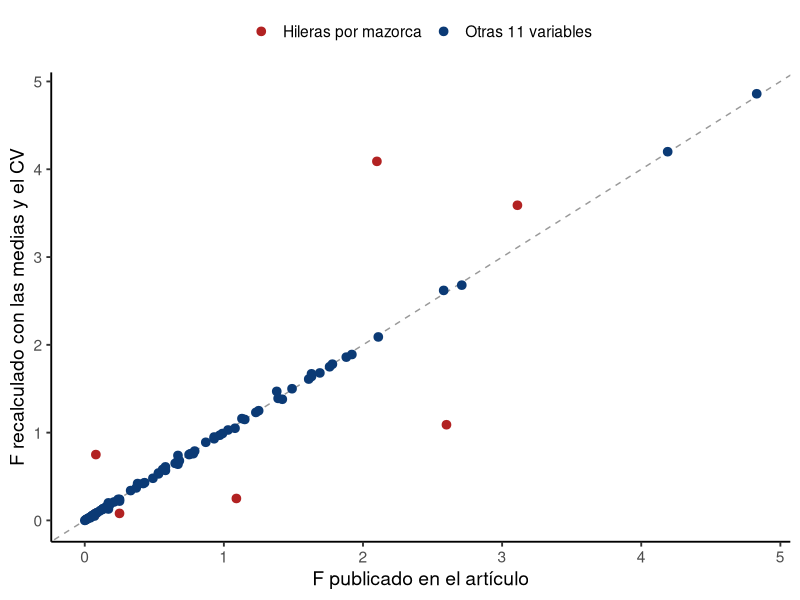
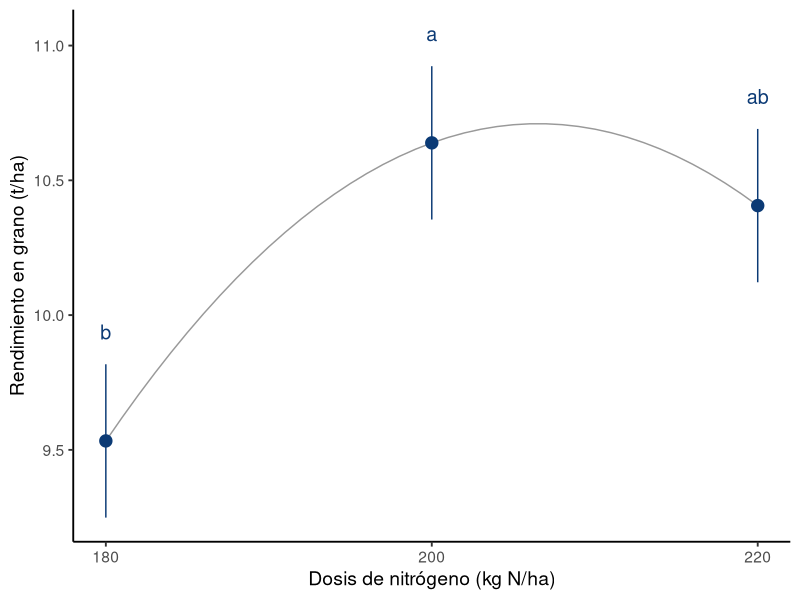

Generate these figures, in order, with R:
## ---- chunk 1
library(ggplot2)
library(knitr)

medias <- read.csv("data/maiz_medias.csv")
tabla1 <- read.csv("data/tabla1_articulo.csv")

medias$D <- factor(medias$densidad_pl_ha)
medias$N <- factor(medias$nitrogeno_kg_ha)
medias$F <- factor(medias$fraccionamiento)

variables <- names(medias)[5:16]
r   <- 4    # bloques
gle <- 33   # grados de libertad del error: (12 - 1) x (4 - 1)
azul <- "#0B3A75"
## ---- chunk 2
reconstruir <- function(y) {
  m <- lm(medias[[y]] ~ D * N * F, data = medias, weights = rep(r, 12),
          contrasts = list(D = contr.sum, N = contr.sum, F = contr.sum))
  a   <- anova(m)[1:7, ]
  cv  <- tabla1[tabla1$fuente == "CV_pct", y]
  cme <- (cv / 100 * mean(medias[[y]]))^2
  Fr  <- a$"Mean Sq" / cme
  data.frame(variable = y,
             fuente = tabla1$fuente[1:7],
             gl = a$Df,
             F_articulo = tabla1[1:7, y],
             F_recalculado = round(Fr, 2),
             p_recalculado = round(pf(Fr, a$Df, gle, lower.tail = FALSE), 4))
}

rec <- do.call(rbind, lapply(variables, reconstruir))
## ---- chunk 3
#| fig-cap: "Cada punto es un valor F (12 variables × 7 fuentes = 84). Sobre la diagonal, el F recalculado es igual al publicado."
rec$hileras <- ifelse(rec$variable == "hileras_mazorca", "Hileras por mazorca", "Otras 11 variables")

ggplot(rec, aes(F_articulo, F_recalculado, colour = hileras)) +
  geom_abline(linetype = 2, colour = "grey60") +
  geom_point(size = 2.6) +
  scale_colour_manual(values = c("Hileras por mazorca" = "#B22222", "Otras 11 variables" = azul)) +
  labs(x = "F publicado en el artículo", y = "F recalculado con las medias y el CV", colour = NULL) +
  theme_classic(base_size = 14) + theme(legend.position = "top")
## ---- chunk 4
kable(rec[rec$variable == "hileras_mazorca", 2:6],
      caption = "Hileras por mazorca: F publicado frente a F recalculado.", row.names = FALSE)
## ---- chunk 5
cv_rg  <- tabla1[tabla1$fuente == "CV_pct", "rendimiento_t_ha"]
cme_rg <- (cv_rg / 100 * mean(medias$rendimiento_t_ha))^2
mN <- tapply(medias$rendimiento_t_ha, medias$N, mean)
n_nivel <- 16   # 2 densidades x 2 fraccionamientos x 4 bloques
dms <- qtukey(0.95, 3, gle) * sqrt(cme_rg / n_nivel)

pares <- combn(names(mN), 2)
tk <- data.frame(
  comparacion = paste(pares[1, ], "vs", pares[2, ], "kg N/ha"),
  diferencia  = round(abs(mN[pares[1, ]] - mN[pares[2, ]]), 3),
  DMS = round(dms, 3),
  p = round(ptukey(abs(mN[pares[1, ]] - mN[pares[2, ]]) / sqrt(cme_rg / n_nivel), 3, gle,
                   lower.tail = FALSE), 3))
kable(tk, row.names = FALSE, caption = "Tukey (5 %) recalculado con el CME del artículo.")
## ---- chunk 6
contrastes <- list(lineal = c(-1, 0, 1), cuadratico = c(1, -2, 1))
poli <- do.call(rbind, lapply(names(contrastes), function(k) {
  cc <- contrastes[[k]]
  sc <- n_nivel * sum(cc * mN)^2 / sum(cc^2)
  Fv <- sc / cme_rg
  data.frame(contraste = k, F = round(Fv, 2), p = round(pf(Fv, 1, gle, lower.tail = FALSE), 3))
}))
kable(poli, row.names = FALSE, caption = "Contrastes ortogonales para la dosis de nitrógeno (rendimiento).")
## ---- chunk 7
#| fig-cap: "Rendimiento medio por dosis de N (± error estándar) y curva cuadrática que pasa por las tres medias."
x <- c(180, 200, 220)
ajuste <- lm(mN ~ x + I(x^2))
curva <- data.frame(x = seq(180, 220, 1))
curva$y <- predict(ajuste, curva)
ee <- sqrt(cme_rg / n_nivel)

ggplot() +
  geom_line(data = curva, aes(x, y), colour = "grey60") +
  geom_pointrange(aes(x = x, y = mN, ymin = mN - ee, ymax = mN + ee), colour = azul, size = 0.8) +
  geom_text(aes(x = x, y = mN + ee + 0.12, label = c("b", "a", "ab")), colour = azul, size = 5) +
  scale_x_continuous(breaks = x) +
  labs(x = "Dosis de nitrógeno (kg N/ha)", y = "Rendimiento en grano (t/ha)") +
  theme_classic(base_size = 14)
## ---- chunk 8
dms12 <- qtukey(0.95, 12, gle) * sqrt(cme_rg / r)
rango <- range(medias$rendimiento_t_ha)
kable(data.frame(DMS_12_tratamientos = round(dms12, 2),
                 diferencia_maxima_observada = round(diff(rango), 2)))
## ---- chunk 9
kable(data.frame(pruebas = nrow(rec),
           esperadas_por_azar = nrow(rec) * 0.05,
           significativas_articulo = 2,
           prob_2_o_mas_por_azar = round(1 - pbinom(1, nrow(rec), 0.05), 2),
           p_minimo_ajustado_BH = round(min(p.adjust(rec$p_recalculado, "BH")), 2)))
## ---- chunk 10
dmd <- do.call(rbind, lapply(variables, function(y) {
  cv <- tabla1[tabla1$fuente == "CV_pct", y]
  data.frame(variable = y, CV = cv,
             diferencia_minima_pct = round((qt(0.975, gle) + qt(0.80, gle)) * sqrt(2 / 24) * cv, 1))
}))
kable(dmd, row.names = FALSE,
      caption = "Diferencia mínima entre las dos densidades que el ensayo detecta con 80 % de potencia.")
